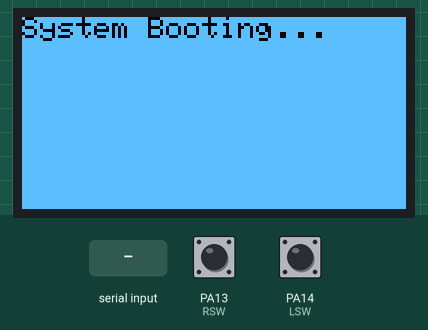
A sketch run on a simulated STM32 Blue Pill. On the bench: 128×64 one-colour display. The test bench sets the inputs (shaded band); at power-on: PA14 (LSW) LOW, PA13 (RSW) LOW. What the sketch prints to the serial monitor is not drawn.

Above: at 1.2 s.
1.3 s: "REQ:TYPE\n" received over the second serial link
At 1.7 s:
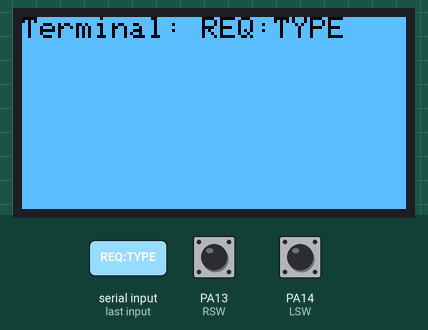
2.9 s: "REQ:SSID\n" received over the second serial link
At 3.8 s:
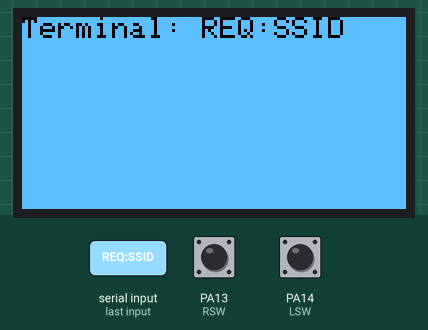
4.4 s: "REQ:PASS\n" received over the second serial link
At 5.6 s:
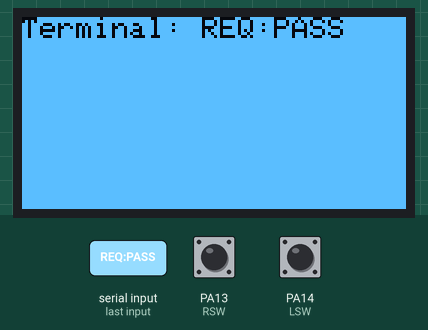
5.9 s: "REQ:PATH\n" received over the second serial link
At 6.7 s:
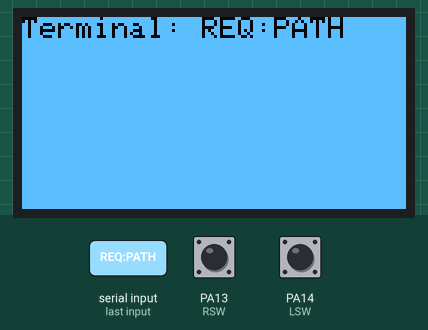
7.4 s: "1\n" received over the second serial link
At 8.5 s:
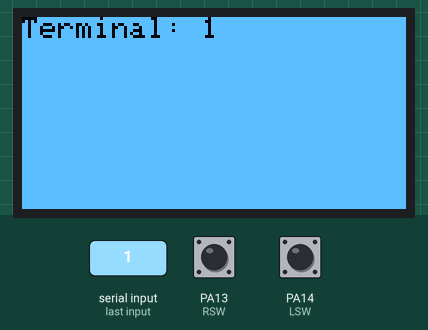
8.9 s: PA14 (LSW) pulled HIGH for 0.15 s
At 9.5 s:
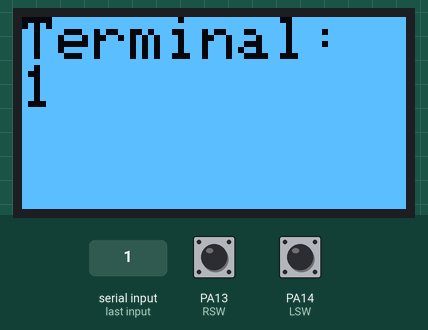
Timing chart, 0 to 11.6 s (numbered marks = the images above; inputs shaded):
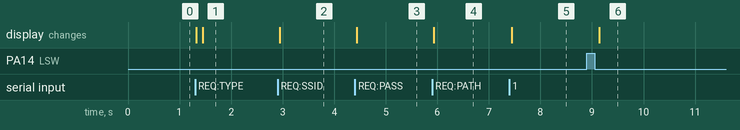

Measured:
- after the input at 1.3 s, the display: first changes at once (image 1 shows a later state)
- after the input at 2.9 s, the display: changes at once (image 2)
- after the input at 4.4 s, the display: changes at once (image 3)
- after the input at 5.9 s, the display: changes at once (image 4)
- after the input at 7.4 s, the display: changes after 0.05 s (image 5)
- after the input at 8.9 s, the display: changes after 0.24 s (image 6)

The sketch:

oled_terminal.ino
```cpp
/**
 * @file    oled_terminal.ino
 * @brief   STM32 ESP Wi-Fi Handshake + OLED Terminal Display
 *
 * This sketch connects an STM32 to an ESP Wi-Fi module over UART (Serial3)
 * and drives an SH1106 128x64 OLED display over I2C.
 *
 * Operation is split into two phases:
 *
 *   Phase 1 — Init Handshake:
 *     The ESP sends structured requests (REQ:SSID, REQ:PASS, REQ:PATH, REQ:TYPE).
 *     The STM32 replies with the corresponding credential or config value.
 *     Once REQ:TYPE is handled, systemReady is set to true.
 *
 *   Phase 2 — Terminal Mode:
 *     Any data received from the ESP over Serial3 is displayed on the OLED
 *     as a live terminal readout.
 *
 * Two push buttons allow text size cycling and display inversion at any time.
 *
 * @hardware  STM32, ESP8266/ESP32 (UART), SH1106 OLED (I2C 0x3C)
 * @author    Your Name
 *
 * ⚠️  SECURITY: Never commit real credentials to a public repo.
 *     Replace wifiName and wifiP with placeholders before pushing to GitHub.
 */

#include <Adafruit_SH1106.h>  // SH1106 OLED display driver
#include <Adafruit_GFX.h>     // Core graphics library (fonts, drawing primitives)
#include <Wire.h>             // I2C communication for the display

// ─── Credentials & Configuration ─────────────────────────────────────────────
// ⚠️  Replace these with your actual values before flashing.
//     DO NOT push real credentials to a public GitHub repository.
//     Consider moving these to a config.h file added to .gitignore.

String wifiName = "YOUR_SSID";       // Wi-Fi SSID sent to the ESP on REQ:SSID
String wifiP    = "YOUR_PASSWORD";   // Wi-Fi password sent to the ESP on REQ:PASS

// Firebase / backend path components
String userID   = "P44J1";           // Unique user identifier
String page     = "terminal";        // Firebase node / page name
String datatype = "STRING";          // Data type sent to the ESP on REQ:TYPE

// Path is assembled at runtime in setup():  "commands/<userID>/<page>"
String Path     = "";

// ─── Runtime State ────────────────────────────────────────────────────────────

String request  = "";    // Stores the latest string received from the ESP over Serial3

// ─── Pin Definitions ──────────────────────────────────────────────────────────

#define LSW PA14   // Left Switch  — cycles text size (1 → 2 → 3 → 1)
#define RSW PA13   // Right Switch — toggles display inversion

// ─── Display Settings ─────────────────────────────────────────────────────────

int  textSize     = 1;      // Current text scale factor (1 = 8px, 2 = 16px, 3 = 24px)
bool inverted     = false;  // Tracks current display inversion state

// ─── Button Edge Detection ────────────────────────────────────────────────────

bool lastStateLSW = 0;   // Previous read of LSW (for rising-edge detection)
bool lastStateRSW = 0;   // Previous read of RSW (for rising-edge detection)

// ─── System State ─────────────────────────────────────────────────────────────

bool systemReady = false;
/**
 * systemReady gates two operating modes:
 *   false → incoming Serial3 data is treated as an init handshake request
 *   true  → incoming Serial3 data is displayed directly on the OLED terminal
 *
 * Set to true after the ESP sends REQ:TYPE (the final handshake step).
 */

// ─── Display Object ───────────────────────────────────────────────────────────

/**
 * Instantiate the SH1106 display.
 * -1 = no dedicated hardware reset pin; reset is managed internally by the library.
 */
Adafruit_SH1106 display(-1);

// ─── Request Type Enum ────────────────────────────────────────────────────────

/**
 * Typed representation of the ESP's init request commands.
 * Using an enum instead of raw string comparisons keeps the handler
 * clean, compiler-checkable, and easy to extend with new request types.
 */
enum RequestType {
  REQ_SSID,     // ESP is requesting the Wi-Fi SSID
  REQ_PASS,     // ESP is requesting the Wi-Fi password
  REQ_PATH,     // ESP is requesting the Firebase path
  REQ_TYPE,     // ESP is requesting the data type (final handshake step)
  REQ_UNKNOWN   // Anything that doesn't match a known request string
};

// ─── Request Parser ───────────────────────────────────────────────────────────

/**
 * @brief Maps a raw request string received from the ESP to a RequestType enum value.
 *
 * Expected request format: "REQ:<KEYWORD>"
 * Examples: "REQ:SSID", "REQ:PASS", "REQ:PATH", "REQ:TYPE"
 *
 * @param  req  The trimmed string received from Serial3
 * @return      The matching RequestType, or REQ_UNKNOWN if unrecognized
 */
RequestType getRequestType(String req) {
  if      (req == "REQ:SSID") return REQ_SSID;
  else if (req == "REQ:PASS") return REQ_PASS;
  else if (req == "REQ:PATH") return REQ_PATH;
  else if (req == "REQ:TYPE") return REQ_TYPE;
  else                        return REQ_UNKNOWN;
}

// ─── OLED Helpers ─────────────────────────────────────────────────────────────

/**
 * @brief Clears the display and prints a single message string from the top-left.
 *
 * This is the primary display utility used throughout the sketch.
 * Text size is read from the global `textSize` so button changes apply immediately.
 *
 * @param msg  The string to display on the OLED
 */
void oledDisplay(String msg) {
  display.clearDisplay();
  display.setCursor(0, 0);
  display.setTextSize(textSize);
  display.setTextColor(WHITE);
  display.println(msg);
  display.display();       // Flush buffer → push frame to the OLED over I2C
}

/**
 * @brief Refreshes the display to show the latest terminal input from the ESP.
 *
 * Called continuously in loop() once systemReady is true, so the OLED
 * always reflects the most recently received Serial3 message.
 */
void updateDisplay() {
  oledDisplay("Terminal: " + request);
}

// ─── ESP Init Handshake Handler ───────────────────────────────────────────────

/**
 * @brief Responds to ESP initialization requests before the system is ready.
 *
 * The ESP sends requests one at a time in this expected order:
 *   REQ:SSID  →  STM32 sends "SSID:<wifiName>"
 *   REQ:PASS  →  STM32 sends "PASS:<wifiP>"
 *   REQ:PATH  →  STM32 sends "PATH:<Path>"
 *   REQ:TYPE  →  STM32 sends "TYPE:<datatype>" and sets systemReady = true
 *
 * Each step also updates the OLED to confirm what was sent.
 * A 100 ms delay after each reply gives the ESP time to process before sending
 * the next request.
 *
 * If an unrecognized request arrives during init, it is ignored and logged
 * to the debug serial port.
 */
void espInit() {
  switch (getRequestType(request)) {

    case REQ_SSID:
      Serial3.println("SSID:" + wifiName);  // Send SSID to the ESP
      Serial.println("Sent SSID");           // Debug log to USB serial
      oledDisplay("Sent SSID");
      break;

    case REQ_PASS:
      Serial3.println("PASS:" + wifiP);
      Serial.println("Sent PASS");
      oledDisplay("Sent PASS");
      break;

    case REQ_PATH:
      Serial3.println("PATH:" + Path);
      Serial.println("Sent PATH");
      oledDisplay("Sent PATH");
      break;

    case REQ_TYPE:
      Serial3.println("TYPE:" + datatype);
      Serial.println("Sent TYPE");
      oledDisplay("System Ready");
      systemReady = true;  // Handshake complete — switch to terminal mode
      break;

    default:
      // Unrecognized request during init — ignore and log
      oledDisplay("Waiting for init...");
      Serial.println("Ignored (not ready): " + request);
      break;
  }

  delay(100); // Brief pause to let the ESP process the response before the next request
}

// ─── Setup ────────────────────────────────────────────────────────────────────

void setup() {
  Serial.begin(9600);   // USB debug serial (monitor with Serial Monitor)
  Serial3.begin(9600);  // UART to ESP module (TX3/RX3 on STM32)

  Serial.println("STM32 Booted");

  // Build the Firebase database path at runtime:
  //   "commands/<userID>/<page>"  →  e.g. "commands/P44J1/terminal"
  // Keeping this dynamic means changing userID or page automatically updates the path.
  Path = "commands/" + userID + "/" + page;

  // Configure button pins as digital inputs
  // Needs external pull-down resistors to GND (or change to INPUT_PULLUP + invert logic)
  pinMode(LSW, INPUT);
  pinMode(RSW, INPUT);

  // Initialize the OLED over I2C
  // SH1106_SWITCHCAPVCC → internal charge pump generates display voltage
  // 0x3C               → I2C address (try 0x3D if display stays blank)
  display.begin(SH1106_SWITCHCAPVCC, 0x3C);

  display.setTextSize(1);       // Default text scale
  display.invertDisplay(1);     // Start inverted (aesthetic choice — remove if unwanted)

  oledDisplay("System Booting...");  // Show boot message while setup completes
}

// ─── Main Loop ────────────────────────────────────────────────────────────────

void loop() {

  // ── Serial3 Input (ESP → STM32) ─────────────────────────────────────────────
  if (Serial3.available()) {
    // Read until newline, then strip any trailing whitespace or \r
    request = Serial3.readStringUntil('\n');
    request.trim();

    Serial.println("RX: " + request);  // Log every received message for debugging

    if (!systemReady) {
      // Phase 1 — Handshake: only process init requests
      espInit();
    } else {
      // Phase 2 — Terminal Mode: display any incoming ESP data directly
      oledDisplay("Terminal: " + request);
    }
  }

  // ── Button Handling ──────────────────────────────────────────────────────────

  bool currentLSW = digitalRead(LSW);
  bool currentRSW = digitalRead(RSW);

  /**
   * Left Switch — Cycle Text Size
   * Edge detection: only fires on the rising edge (LOW → HIGH transition),
   * so holding the button doesn't repeatedly increment textSize.
   * Wraps: 1 → 2 → 3 → 1
   */
  if (currentLSW == 1 && lastStateLSW == 0) {
    textSize++;
    if (textSize > 3) textSize = 1;
    delay(200); // Software debounce — ignore bounce noise for 200 ms
  }

  /**
   * Right Switch — Toggle Display Inversion
   * Flips the 'inverted' flag and updates the display accordingly.
   * Inverted mode swaps all pixel values (white ↔ black).
   */
  if (currentRSW == 1 && lastStateRSW == 0) {
    inverted = !inverted;
    display.invertDisplay(inverted); // Pass the bool directly (true = inverted)
    delay(200); // Software debounce
  }

  // Save button states for edge detection on the next loop iteration
  lastStateLSW = currentLSW;
  lastStateRSW = currentRSW;

  // ── Continuous Terminal Refresh ───────────────────────────────────────────────
  /**
   * Once systemReady is true, keep the OLED updated with the latest
   * received message on every loop iteration. This ensures the display
   * stays current even if no new data arrives (e.g. after a text size change).
   */
  if (systemReady) {
    updateDisplay();
  }
}
```
